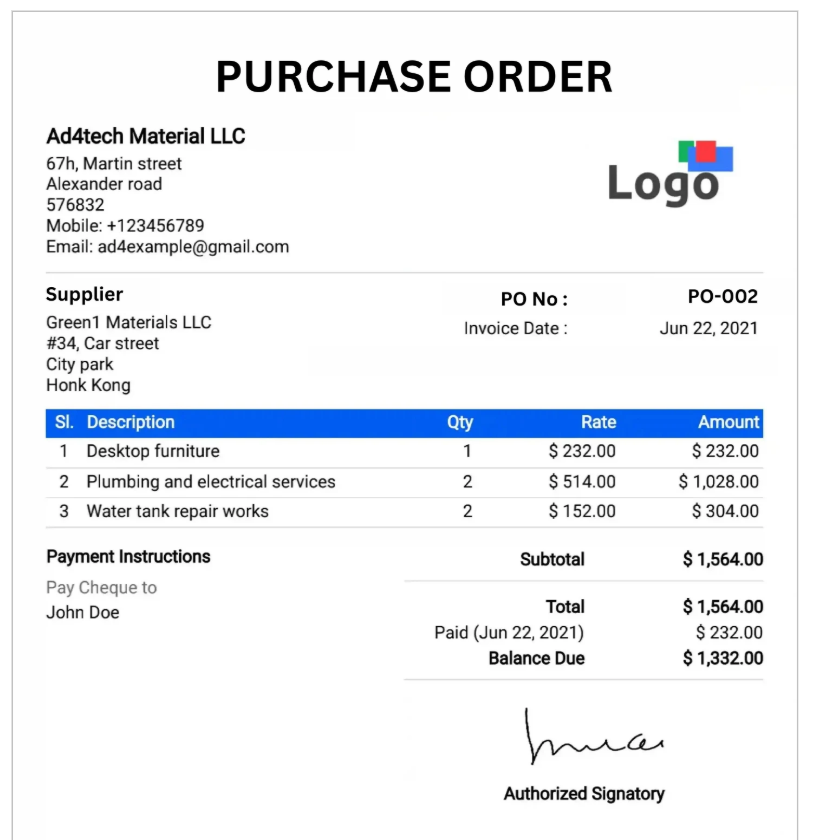
#> input picture images/test1.png, 817 x 840 px
$ jupyter execute --allow-errors purchase_order_reader.ipynb
#> lines starting #> are read from the running program, lines starting #| are printed output that depends on the picture; after the words box and inside, x2 and y2 are one past the last pixel; in counts of white or black regions, pixels touching at a corner belong together
# Purchase Order Image Reader

This notebook reads purchase order images, extracts data using OpenCV and OCR, and outputs the results to a CSV file.

## 1. Install and Import Required Libraries

[cell 1]
# Install required packages (uncomment if needed)
# !pip install opencv-python pytesseract pandas numpy pillow

[cell 2]
import cv2
import pytesseract
import pandas as pd
import numpy as np
import os
import re
from pathlib import Path
from PIL import Image
import glob
import shutil

# Set the Tesseract executable path (located in tessaret folder)
pytesseract.pytesseract.tesseract_cmd = r'D:\Year 4 Sem 1\PO\PO\tessaret\tesseract.exe'

print("Libraries imported successfully!")
print("Using Tesseract OCR + OpenCV for image processing")

## 2. Image Preprocessing Functions

These functions help improve OCR accuracy by preprocessing the images.

[cell 3]
def load_image(image_path):
    """
    Load an image using PIL first (supports more formats like webp), then convert to OpenCV format.

    Args:
        image_path: Path to the image file

    Returns:
        Image in OpenCV BGR format
    """
    # Use PIL to load the image (supports webp, png, jpg, etc.)
    pil_image = Image.open(image_path)

    # Convert to RGB if necessary
    if pil_image.mode != 'RGB':
        pil_image = pil_image.convert('RGB')

    # Convert PIL image to numpy array (OpenCV format)
    img = np.array(pil_image)

    # Convert RGB to BGR (OpenCV uses BGR)
    img = cv2.cvtColor(img, cv2.COLOR_RGB2BGR)

    return img


# [58 lines left out: functions preprocess_image, deskew_image, not called in this run]


def enhance_image(image_path):
    """
    Apply multiple enhancement techniques to improve OCR accuracy.
    """
    # Use PIL-based loader to support webp and other formats
    img = load_image(image_path)

    if img is None:
        raise ValueError(f"Could not read image: {image_path}")

    # Resize image if too small (OCR works better on larger images)
    height, width = img.shape[:2]
    if width < 1000:
        scale = 1000 / width
        img = cv2.resize(img, None, fx=scale, fy=scale, interpolation=cv2.INTER_CUBIC)

    # Convert to grayscale
    gray = cv2.cvtColor(img, cv2.COLOR_BGR2GRAY)

    # Apply CLAHE (Contrast Limited Adaptive Histogram Equalization)
    clahe = cv2.createCLAHE(clipLimit=2.0, tileGridSize=(8, 8))
    enhanced = clahe.apply(gray)

    # Apply bilateral filter to reduce noise while keeping edges sharp
    filtered = cv2.bilateralFilter(enhanced, 9, 75, 75)

    # Apply Otsu's thresholding
    _, binary = cv2.threshold(filtered, 0, 255, cv2.THRESH_BINARY + cv2.THRESH_OTSU)

    return binary


print("Preprocessing functions defined!")

## 3. OCR and Text Extraction Functions

[cell 4]
def extract_text_from_image(image_path, preprocess=True, processed_img=None):
    """
    Extract text from an image using OCR.
    Tries multiple PSM modes and combines results for best extraction.

    Args:
        image_path: Path to the image file
        preprocess: Whether to apply preprocessing
        processed_img: Optional preprocessed image to use directly

    Returns:
        Extracted text as a string
    """
    if processed_img is not None:
        img_for_ocr = processed_img
    elif preprocess:
        img_for_ocr = enhance_image(image_path)
    else:
        img_for_ocr = cv2.imread(image_path)

    # Also load original image for alternative OCR attempts
    original_img = load_image(image_path)

    # Try PSM 6 first (default for uniform blocks of text) - usually better for structured docs
    text_psm6 = pytesseract.image_to_string(img_for_ocr, config='--oem 3 --psm 6')

    # Also try PSM 3 on original image (better for some document types)
    text_psm3 = pytesseract.image_to_string(original_img, config='--oem 3 --psm 3')

    # Combine both outputs - PSM 6 (preprocessed) first, then PSM 3
    # This ensures structured doc patterns are found first
    text = text_psm6 + "\n" + text_psm3

    return text


# [10 lines left out: function extract_text_with_boxes, not called in this run]


print("OCR functions defined!")

## 4. Purchase Order Data Parsing Functions

These functions parse the extracted text to identify common purchase order fields.

[cell 5]
# [264 lines left out: functions normalize_date, parse_purchase_order, not called in this run]


print("Parsing functions defined!")

## 5. Main Processing Functions

[cell 6]
def process_single_image(image_path, preprocess_output_dir=None, use_preprocessing=True):
    """
    Process a single purchase order image using Tesseract OCR.

    Args:
        image_path: Path to the PO image
        preprocess_output_dir: Optional folder to save preprocessed image
        use_preprocessing: Whether to apply image preprocessing (default: True)

    Returns:
        Dictionary containing extracted PO data
    """
    print(f"Processing: {image_path}")

    if use_preprocessing:
        # Preprocess image once
        processed_img = enhance_image(image_path)

        # Save preprocessed image if folder provided
        if preprocess_output_dir:
            os.makedirs(preprocess_output_dir, exist_ok=True)
            base_name = os.path.splitext(os.path.basename(image_path))[0]
            preprocessed_path = os.path.join(preprocess_output_dir, f"{base_name}_preprocessed.png")
            cv2.imwrite(preprocessed_path, processed_img)

        # Extract text from preprocessed image
        text = extract_text_from_image(image_path, preprocess=False, processed_img=processed_img)
    else:
        # Extract text directly without preprocessing
        print("  (Using original image without preprocessing)")
        text = extract_text_from_image(image_path, preprocess=False)

    # Parse the extracted text
    po_data = parse_purchase_order(text)
    po_data['extraction_method'] = 'ocr'

    # Add filename to the data
    po_data['source_file'] = os.path.basename(image_path)

    return po_data


def process_multiple_images(image_folder, extensions=['*.png', '*.jpg', '*.jpeg', '*.tiff', '*.bmp', '*.webp', '*.gif'], preprocess_output_dir=None, use_preprocessing=True):
    """
    Process multiple purchase order images from a folder using Tesseract OCR.

    Args:
        image_folder: Path to the folder containing PO images
        extensions: List of image file extensions to process
        preprocess_output_dir: Optional folder to save preprocessed images
        use_preprocessing: Whether to apply image preprocessing (default: True)

    Returns:
        List of dictionaries containing extracted PO data
    """
#> called with image_folder = 'images', preprocess_output_dir = 'preprocessed_images', use_preprocessing = True
    all_po_data = []

    # Find all image files
    image_files = []
    for ext in extensions:
        image_files.extend(glob.glob(os.path.join(image_folder, ext)))
        image_files.extend(glob.glob(os.path.join(image_folder, ext.upper())))

    # Remove duplicates and sort
    image_files = sorted(list(set(image_files)))

    print(f"Found {len(image_files)} images to process:")
    print(f"Preprocessing: {'Enabled' if use_preprocessing else 'Disabled'}")
    for f in image_files:
        print(f"  - {f}")

    for image_path in image_files:
        try:
            po_data = process_single_image(
                image_path,
                preprocess_output_dir=preprocess_output_dir,
                use_preprocessing=use_preprocessing
            )
#> in load_image, pil_image is the input picture: PIL image 817x840 RGBA; mean R, G, B, A 237.5, 240.1, 244.1, 255
#> in enhance_image, `img = cv2.resize(img, None, fx=scale, fy=scale, interpolation=cv2.INTE..`:
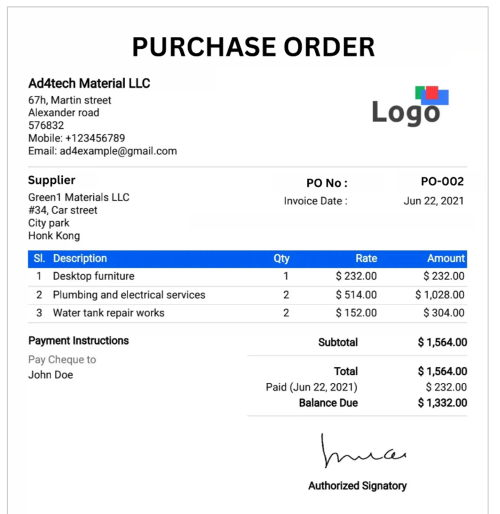
#> img: shape (1028, 1000, 3) (shown at 1/2 size); mean B, G, R 244.1, 240.1, 237.5
#> in enhance_image, `gray = cv2.cvtColor(img, cv2.COLOR_BGR2GRAY)`:
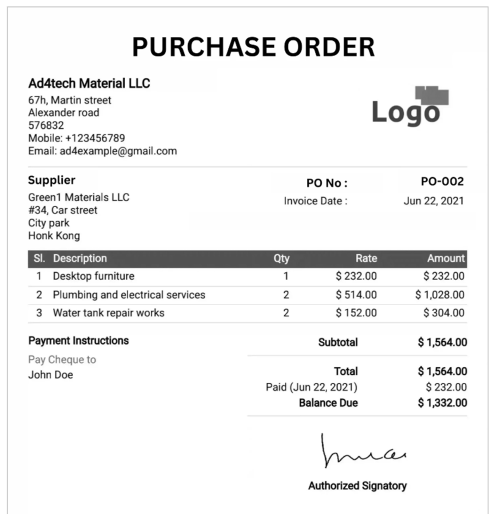
#> gray: shape (1028, 1000) (shown at 1/2 size); min 0, max 255, mean 239.7
#> in enhance_image, `_, binary = cv2.threshold(filtered, 0, 255, cv2.THRESH_BINARY + cv2.TH..`:
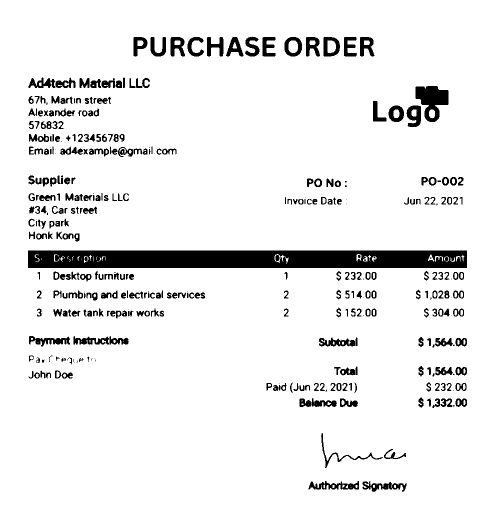
#> binary: shape (1028, 1000) (shown at 1/2 size); 92.4% white; 379 black regions (46 under 20 px), largest, box (x1, y1, x2, y2) and area: (56, 501, 934, 536) 29602, (831, 172, 897, 244) 2828, (617, 962, 718, 979) 937
            all_po_data.append(po_data)
            print(f"  ✓ Successfully processed: {os.path.basename(image_path)}")
        except Exception as e:
            import traceback
            print(f"  ✗ Error processing {image_path}:")
            print(f"    {str(e)}")
            traceback.print_exc()

    return all_po_data


print("Processing functions defined!")
